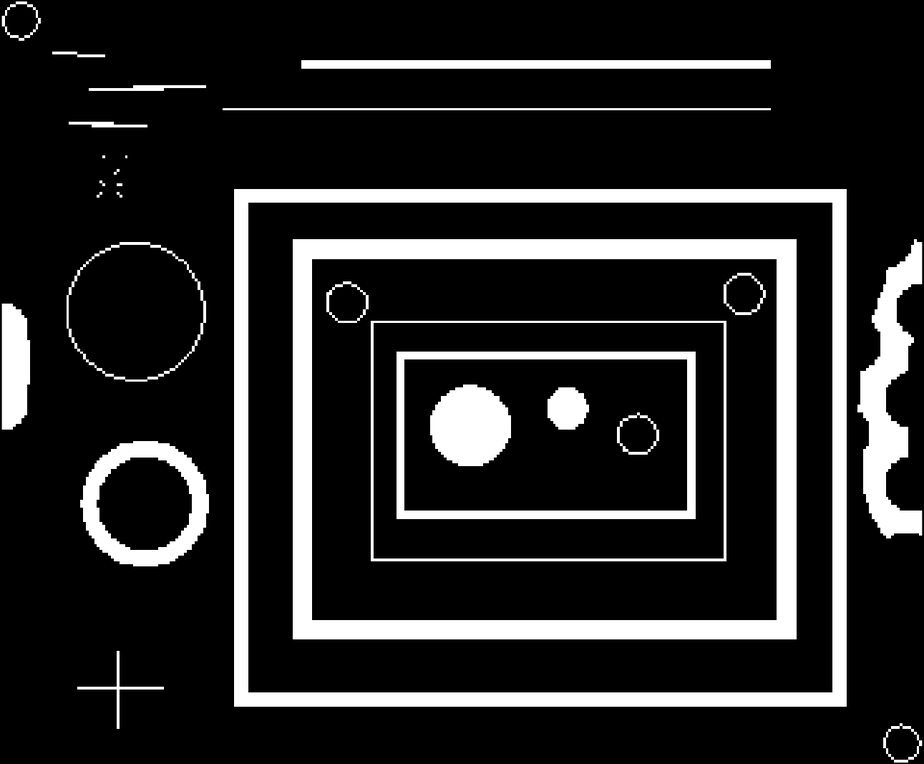
#> input picture temp/COSC 344 Assignment 5/blob.png, 924 x 764 px, shrunk from 1291 x 1067 before the run
$ python Q2.py
#> lines starting #> are read from the running program, lines starting #| are printed output that depends on the picture; after the words box and inside, x2 and y2 are one past the last pixel; in counts of white or black regions, pixels touching at a corner belong together
import numpy as np
import matplotlib.pyplot as plt
import cv2 as cv

A = cv.imread("blob.png", cv.IMREAD_GRAYSCALE) # read image
#> A is the input picture: shape (764, 924); min 0, max 255, mean 39.4
_, A = cv.threshold(A, 127, 255, cv.THRESH_BINARY) # binarize image
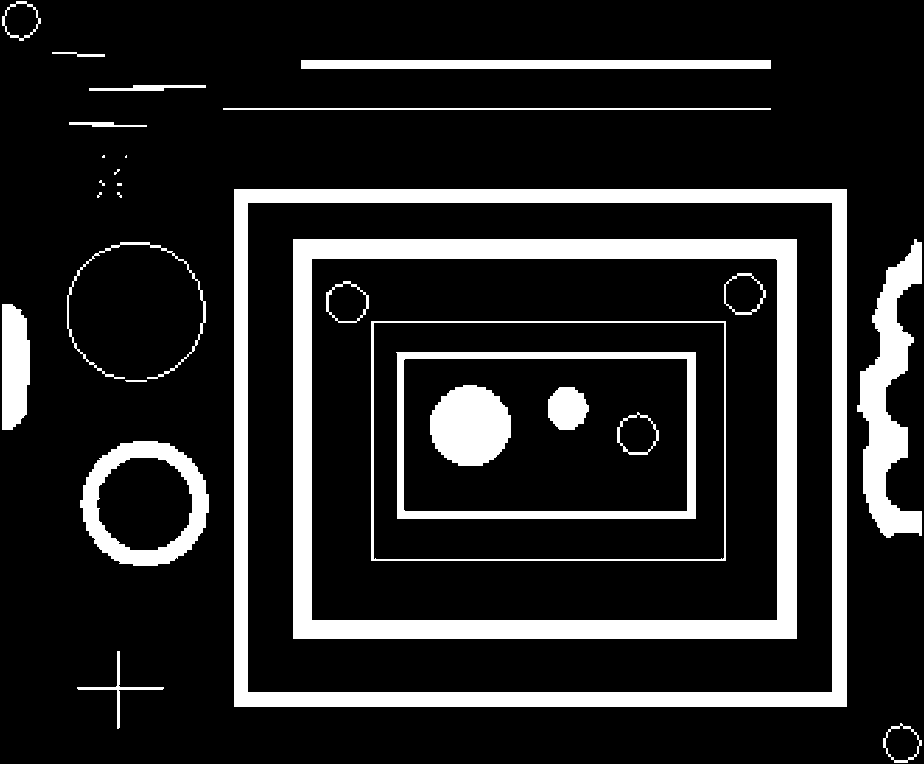
#> A: shape (764, 924); 15.4% white; 29 white regions (7 under 20 px), largest, box (x1, y1, x2, y2) and area: (293, 239, 797, 639) 33736, (234, 189, 847, 707) 31958, (857, 239, 922, 538) 8712

B = cv.getStructuringElement(cv.MORPH_RECT, (3, 3)) # structuring element
B_hat = cv.flip(cv.flip(B, 0), 1) # reflection of B: flip both axes

# Equation 1: (A ⊖ B)^c = A^c ⊕ B̂

A_erosion = cv.erode(A, B, iterations=1) # A ⊖ B
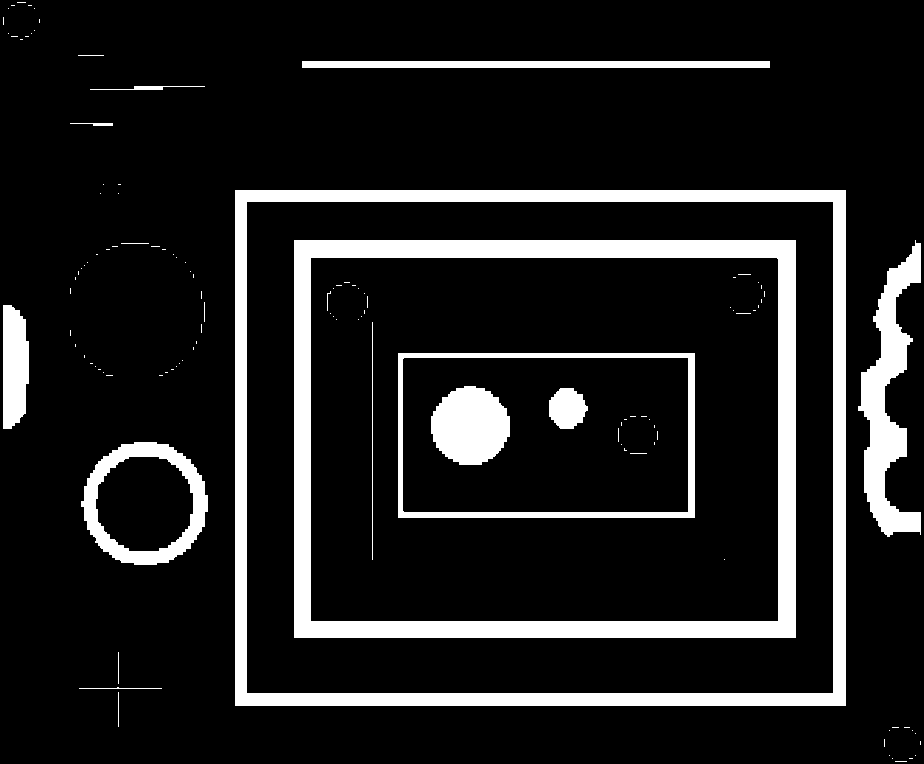
#> A_erosion: shape (764, 924); 12.6% white; 119 white regions (100 under 20 px), largest, box (x1, y1, x2, y2) and area: (294, 240, 796, 638) 30276, (235, 190, 846, 706) 27550, (858, 240, 921, 537) 7798
A_erosion_comp = cv.bitwise_not(A_erosion) # (A ⊖ B)^c

A_comp = cv.bitwise_not(A) # A^c
A_dilation = cv.dilate(A_comp, B_hat, iterations=1) # A^c ⊕ B̂

# Equation 2: A ⊕ B = (A^c ⊖ B̂)^c

A_dilation_2 = cv.dilate(A, B, iterations=1) # A ⊕ B
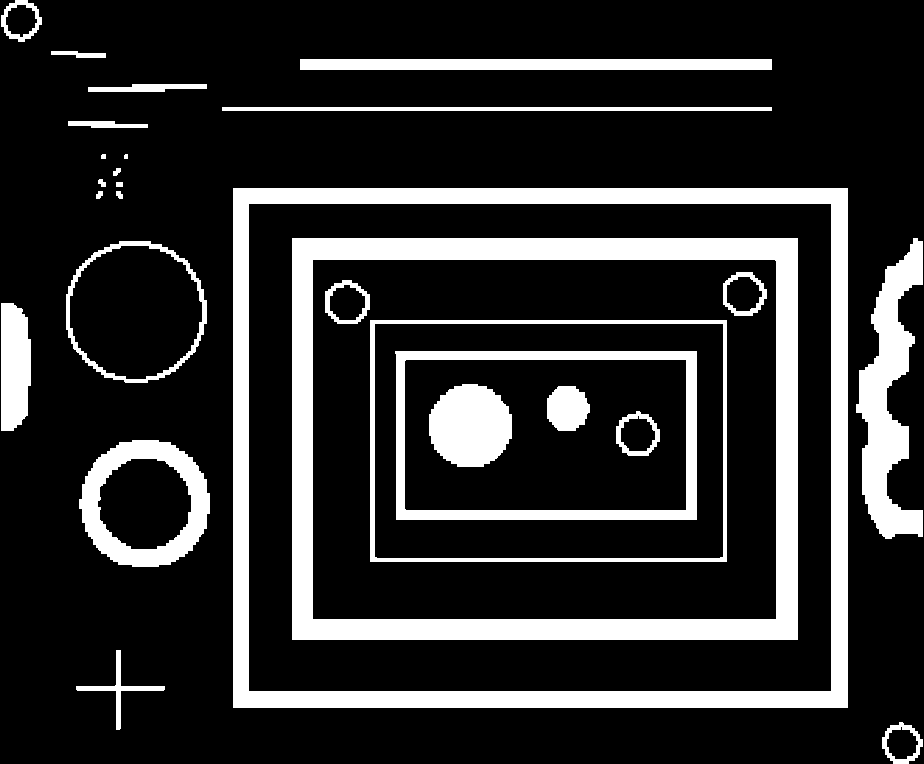
#> A_dilation_2: shape (764, 924); 18.3% white; 28 white regions (1 under 20 px), largest, box (x1, y1, x2, y2) and area: (292, 238, 798, 640) 37196, (233, 188, 848, 708) 36366, (856, 238, 923, 539) 9632

A_erosion_2 = cv.erode(A_comp, B_hat, iterations=1)
A_erosion_2_comp = cv.bitwise_not(A_erosion_2) # (A^c ⊖ B̂)^c

plt.figure(figsize=(8, 8)) # plotting

plt.subplot(2, 2, 1)
plt.imshow(A_erosion_comp, cmap='gray')
plt.title("Complement of Eroded")
plt.axis("off")

plt.subplot(2, 2, 2)
plt.imshow(A_dilation, cmap='gray')
plt.title("Dilation of Complement")
plt.axis("off")

plt.subplot(2, 2, 3)
plt.imshow(A_dilation_2, cmap='gray')
plt.title("Dilation of Original")
plt.axis("off")

plt.subplot(2, 2, 4)
plt.imshow(A_erosion_2_comp, cmap='gray')
plt.title("Complement of Erosion of Complement")
plt.axis("off")

plt.show()
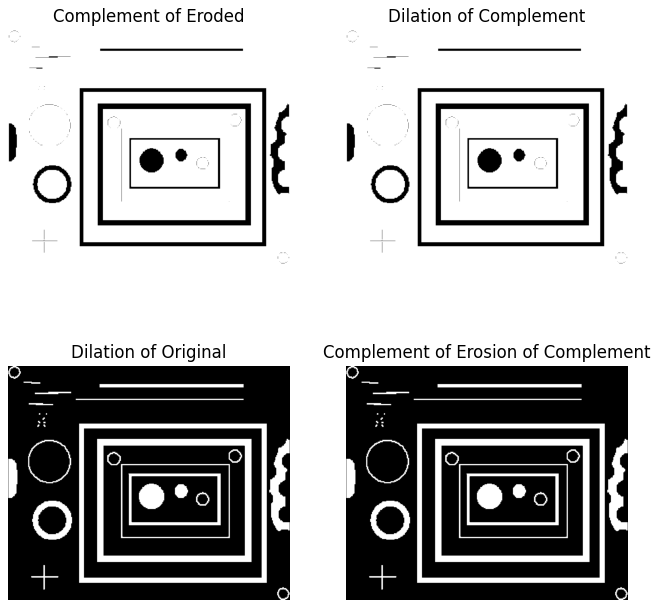
#> figure drawn by matplotlib, 4 panels
